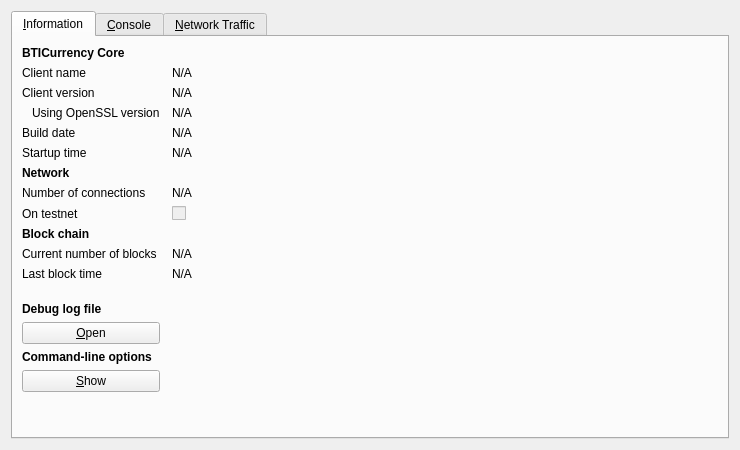
<?xml version="1.0" encoding="UTF-8"?>
<ui version="4.0">
 <class>RPCConsole</class>
 <widget class="QDialog" name="RPCConsole">
  <property name="geometry">
   <rect>
    <x>0</x>
    <y>0</y>
    <width>740</width>
    <height>450</height>
   </rect>
  </property>
  <property name="windowTitle">
   <string>BTICurrency - Debug window</string>
  </property>
  <layout class="QVBoxLayout" name="verticalLayout_2">
   <item>
    <widget class="QTabWidget" name="tabWidget">
     <property name="currentIndex">
      <number>0</number>
     </property>
     <widget class="QWidget" name="tab_info">
      <attribute name="title">
       <string>&amp;Information</string>
      </attribute>
      <layout class="QGridLayout" name="gridLayout" columnstretch="0,1">
       <property name="horizontalSpacing">
        <number>12</number>
       </property>
       <item row="0" column="0">
        <widget class="QLabel" name="label_9">
         <property name="font">
          <font>
           <weight>75</weight>
           <bold>true</bold>
          </font>
         </property>
         <property name="text">
          <string>BTICurrency Core</string>
         </property>
        </widget>
       </item>
       <item row="1" column="0">
        <widget class="QLabel" name="label_5">
         <property name="text">
          <string>Client name</string>
         </property>
        </widget>
       </item>
       <item row="1" column="1">
        <widget class="QLabel" name="clientName">
         <property name="cursor">
          <cursorShape>IBeamCursor</cursorShape>
         </property>
         <property name="text">
          <string>N/A</string>
         </property>
         <property name="textFormat">
          <enum>Qt::PlainText</enum>
         </property>
         <property name="textInteractionFlags">
          <set>Qt::LinksAccessibleByMouse|Qt::TextSelectableByKeyboard|Qt::TextSelectableByMouse</set>
         </property>
        </widget>
       </item>
       <item row="2" column="0">
        <widget class="QLabel" name="label_6">
         <property name="text">
          <string>Client version</string>
         </property>
        </widget>
       </item>
       <item row="2" column="1">
        <widget class="QLabel" name="clientVersion">
         <property name="cursor">
          <cursorShape>IBeamCursor</cursorShape>
         </property>
         <property name="text">
          <string>N/A</string>
         </property>
         <property name="textFormat">
          <enum>Qt::PlainText</enum>
         </property>
         <property name="textInteractionFlags">
          <set>Qt::LinksAccessibleByMouse|Qt::TextSelectableByKeyboard|Qt::TextSelectableByMouse</set>
         </property>
        </widget>
       </item>
       <item row="3" column="0">
        <widget class="QLabel" name="label_14">
         <property name="text">
          <string>Using OpenSSL version</string>
         </property>
         <property name="indent">
          <number>10</number>
         </property>
        </widget>
       </item>
       <item row="3" column="1">
        <widget class="QLabel" name="openSSLVersion">
         <property name="cursor">
          <cursorShape>IBeamCursor</cursorShape>
         </property>
         <property name="text">
          <string>N/A</string>
         </property>
         <property name="textFormat">
          <enum>Qt::PlainText</enum>
         </property>
         <property name="textInteractionFlags">
          <set>Qt::LinksAccessibleByMouse|Qt::TextSelectableByKeyboard|Qt::TextSelectableByMouse</set>
         </property>
        </widget>
       </item>
       <item row="4" column="0">
        <widget class="QLabel" name="label_12">
         <property name="text">
          <string>Build date</string>
         </property>
        </widget>
       </item>
       <item row="4" column="1">
        <widget class="QLabel" name="buildDate">
         <property name="cursor">
          <cursorShape>IBeamCursor</cursorShape>
         </property>
         <property name="text">
          <string>N/A</string>
         </property>
         <property name="textFormat">
          <enum>Qt::PlainText</enum>
         </property>
         <property name="textInteractionFlags">
          <set>Qt::LinksAccessibleByMouse|Qt::TextSelectableByKeyboard|Qt::TextSelectableByMouse</set>
         </property>
        </widget>
       </item>
       <item row="5" column="0">
        <widget class="QLabel" name="label_13">
         <property name="text">
          <string>Startup time</string>
         </property>
        </widget>
       </item>
       <item row="5" column="1">
        <widget class="QLabel" name="startupTime">
         <property name="cursor">
          <cursorShape>IBeamCursor</cursorShape>
         </property>
         <property name="text">
          <string>N/A</string>
         </property>
         <property name="textFormat">
          <enum>Qt::PlainText</enum>
         </property>
         <property name="textInteractionFlags">
          <set>Qt::LinksAccessibleByMouse|Qt::TextSelectableByKeyboard|Qt::TextSelectableByMouse</set>
         </property>
        </widget>
       </item>
       <item row="6" column="0">
        <widget class="QLabel" name="label_11">
         <property name="font">
          <font>
           <weight>75</weight>
           <bold>true</bold>
          </font>
         </property>
         <property name="text">
          <string>Network</string>
         </property>
        </widget>
       </item>
       <item row="7" column="0">
        <widget class="QLabel" name="label_7">
         <property name="text">
          <string>Number of connections</string>
         </property>
        </widget>
       </item>
       <item row="7" column="1">
        <widget class="QLabel" name="numberOfConnections">
         <property name="cursor">
          <cursorShape>IBeamCursor</cursorShape>
         </property>
         <property name="text">
          <string>N/A</string>
         </property>
         <property name="textFormat">
          <enum>Qt::PlainText</enum>
         </property>
         <property name="textInteractionFlags">
          <set>Qt::LinksAccessibleByMouse|Qt::TextSelectableByKeyboard|Qt::TextSelectableByMouse</set>
         </property>
        </widget>
       </item>
       <item row="8" column="0">
        <widget class="QLabel" name="label_8">
         <property name="text">
          <string>On testnet</string>
         </property>
        </widget>
       </item>
       <item row="8" column="1">
        <widget class="QCheckBox" name="isTestNet">
         <property name="enabled">
          <bool>false</bool>
         </property>
         <property name="text">
          <string/>
         </property>
        </widget>
       </item>
       <item row="9" column="0">
        <widget class="QLabel" name="label_10">
         <property name="font">
          <font>
           <weight>75</weight>
           <bold>true</bold>
          </font>
         </property>
         <property name="text">
          <string>Block chain</string>
         </property>
        </widget>
       </item>
       <item row="10" column="0">
        <widget class="QLabel" name="label_3">
         <property name="text">
          <string>Current number of blocks</string>
         </property>
        </widget>
       </item>
       <item row="10" column="1">
        <widget class="QLabel" name="numberOfBlocks">
         <property name="cursor">
          <cursorShape>IBeamCursor</cursorShape>
         </property>
         <property name="text">
          <string>N/A</string>
         </property>
         <property name="textFormat">
          <enum>Qt::PlainText</enum>
         </property>
         <property name="textInteractionFlags">
          <set>Qt::LinksAccessibleByMouse|Qt::TextSelectableByKeyboard|Qt::TextSelectableByMouse</set>
         </property>
        </widget>
       </item>
       <item row="11" column="0">
        <widget class="QLabel" name="label_2">
         <property name="text">
          <string>Last block time</string>
         </property>
        </widget>
       </item>
       <item row="11" column="1">
        <widget class="QLabel" name="lastBlockTime">
         <property name="cursor">
          <cursorShape>IBeamCursor</cursorShape>
         </property>
         <property name="text">
          <string>N/A</string>
         </property>
         <property name="textFormat">
          <enum>Qt::PlainText</enum>
         </property>
         <property name="textInteractionFlags">
          <set>Qt::LinksAccessibleByMouse|Qt::TextSelectableByKeyboard|Qt::TextSelectableByMouse</set>
         </property>
        </widget>
       </item>
       <item row="12" column="0">
        <spacer name="verticalSpacer_2">
         <property name="orientation">
          <enum>Qt::Vertical</enum>
         </property>
         <property name="sizeHint" stdset="0">
          <size>
           <width>20</width>
           <height>20</height>
          </size>
         </property>
        </spacer>
       </item>
       <item row="13" column="0">
        <widget class="QLabel" name="labelDebugLogfile">
         <property name="font">
          <font>
           <weight>75</weight>
           <bold>true</bold>
          </font>
         </property>
         <property name="text">
          <string>Debug log file</string>
         </property>
        </widget>
       </item>
       <item row="14" column="0">
        <widget class="QPushButton" name="openDebugLogfileButton">
         <property name="toolTip">
          <string>Open the BTICurrency debug log file from the current data directory. This can take a few seconds for large log files.</string>
         </property>
         <property name="text">
          <string>&amp;Open</string>
         </property>
         <property name="autoDefault">
          <bool>false</bool>
         </property>
        </widget>
       </item>
       <item row="15" column="0">
        <widget class="QLabel" name="labelCLOptions">
         <property name="font">
          <font>
           <weight>75</weight>
           <bold>true</bold>
          </font>
         </property>
         <property name="text">
          <string>Command-line options</string>
         </property>
        </widget>
       </item>
       <item row="16" column="0">
        <widget class="QPushButton" name="showCLOptionsButton">
         <property name="toolTip">
          <string>Show the BTICurrency-Qt help message to get a list with possible BTICurrency command-line options.</string>
         </property>
         <property name="text">
          <string>&amp;Show</string>
         </property>
         <property name="autoDefault">
          <bool>false</bool>
         </property>
        </widget>
       </item>
       <item row="17" column="0">
        <spacer name="verticalSpacer">
         <property name="orientation">
          <enum>Qt::Vertical</enum>
         </property>
         <property name="sizeHint" stdset="0">
          <size>
           <width>20</width>
           <height>40</height>
          </size>
         </property>
        </spacer>
       </item>
      </layout>
     </widget>
     <widget class="QWidget" name="tab_console">
      <attribute name="title">
       <string>&amp;Console</string>
      </attribute>
      <layout class="QVBoxLayout" name="verticalLayout_3">
       <property name="spacing">
        <number>3</number>
       </property>
       <item>
        <widget class="QTextEdit" name="messagesWidget">
         <property name="minimumSize">
          <size>
           <width>0</width>
           <height>100</height>
          </size>
         </property>
         <property name="readOnly">
          <bool>true</bool>
         </property>
         <property name="tabKeyNavigation" stdset="0">
          <bool>false</bool>
         </property>
         <property name="columnCount" stdset="0">
          <number>2</number>
         </property>
        </widget>
       </item>
       <item>
        <layout class="QHBoxLayout" name="horizontalLayout">
         <property name="spacing">
          <number>3</number>
         </property>
         <item>
          <widget class="QLabel" name="label">
           <property name="text">
            <string notr="true">&gt;</string>
           </property>
          </widget>
         </item>
         <item>
          <widget class="QLineEdit" name="lineEdit"/>
         </item>
         <item>
          <widget class="QPushButton" name="clearButton">
           <property name="maximumSize">
            <size>
             <width>24</width>
             <height>24</height>
            </size>
           </property>
           <property name="toolTip">
            <string>Clear console</string>
           </property>
           <property name="text">
            <string/>
           </property>
           <property name="icon">
            <iconset resource="../bitcoin.qrc">
             <normaloff>:/icons/remove</normaloff>:/icons/remove</iconset>
           </property>
           <property name="shortcut">
            <string notr="true">Ctrl+L</string>
           </property>
           <property name="autoDefault">
            <bool>false</bool>
           </property>
          </widget>
         </item>
        </layout>
       </item>
      </layout>
     </widget>
     <widget class="QWidget" name="tab">
      <attribute name="title">
       <string>&amp;Network Traffic</string>
      </attribute>
      <layout class="QHBoxLayout" name="horizontalLayout_3">
       <item>
        <layout class="QVBoxLayout" name="verticalLayout_4">
         <item>
          <widget class="TrafficGraphWidget" name="trafficGraph" native="true">
           <property name="sizePolicy">
            <sizepolicy hsizetype="Expanding" vsizetype="Expanding">
             <horstretch>0</horstretch>
             <verstretch>0</verstretch>
            </sizepolicy>
           </property>
          </widget>
         </item>
         <item>
          <layout class="QHBoxLayout" name="horizontalLayout_2">
           <item>
            <widget class="QSlider" name="sldGraphRange">
             <property name="minimum">
              <number>1</number>
             </property>
             <property name="maximum">
              <number>288</number>
             </property>
             <property name="pageStep">
              <number>12</number>
             </property>
             <property name="value">
              <number>6</number>
             </property>
             <property name="orientation">
              <enum>Qt::Horizontal</enum>
             </property>
            </widget>
           </item>
           <item>
            <widget class="QLabel" name="lblGraphRange">
             <property name="minimumSize">
              <size>
               <width>100</width>
               <height>0</height>
              </size>
             </property>
             <property name="alignment">
              <set>Qt::AlignCenter</set>
             </property>
            </widget>
           </item>
           <item>
            <widget class="QPushButton" name="btnClearTrafficGraph">
             <property name="text">
              <string>&amp;Clear</string>
             </property>
            </widget>
           </item>
          </layout>
         </item>
        </layout>
       </item>
       <item>
        <layout class="QVBoxLayout" name="verticalLayout">
         <item>
          <widget class="QGroupBox" name="groupBox">
           <property name="title">
            <string>Totals</string>
           </property>
           <layout class="QVBoxLayout" name="verticalLayout_5">
            <item>
             <layout class="QHBoxLayout" name="horizontalLayout_4">
              <item>
               <widget class="Line" name="line">
                <property name="sizePolicy">
                 <sizepolicy hsizetype="Fixed" vsizetype="Fixed">
                  <horstretch>0</horstretch>
                  <verstretch>0</verstretch>
                 </sizepolicy>
                </property>
                <property name="minimumSize">
                 <size>
                  <width>10</width>
                  <height>0</height>
                 </size>
                </property>
                <property name="palette">
                 <palette>
                  <active>
                   <colorrole role="Light">
                    <brush brushstyle="SolidPattern">
                     <color alpha="255">
                      <red>0</red>
                      <green>255</green>
                      <blue>0</blue>
                     </color>
                    </brush>
                   </colorrole>
                  </active>
                  <inactive>
                   <colorrole role="Light">
                    <brush brushstyle="SolidPattern">
                     <color alpha="255">
                      <red>0</red>
                      <green>255</green>
                      <blue>0</blue>
                     </color>
                    </brush>
                   </colorrole>
                  </inactive>
                  <disabled>
                   <colorrole role="Light">
                    <brush brushstyle="SolidPattern">
                     <color alpha="255">
                      <red>0</red>
                      <green>255</green>
                      <blue>0</blue>
                     </color>
                    </brush>
                   </colorrole>
                  </disabled>
                 </palette>
                </property>
                <property name="orientation">
                 <enum>Qt::Horizontal</enum>
                </property>
               </widget>
              </item>
              <item>
               <widget class="QLabel" name="label_16">
                <property name="text">
                 <string>In:</string>
                </property>
               </widget>
              </item>
              <item>
               <widget class="QLabel" name="lblBytesIn">
                <property name="minimumSize">
                 <size>
                  <width>50</width>
                  <height>0</height>
                 </size>
                </property>
                <property name="alignment">
                 <set>Qt::AlignRight|Qt::AlignTrailing|Qt::AlignVCenter</set>
                </property>
               </widget>
              </item>
             </layout>
            </item>
            <item>
             <layout class="QHBoxLayout" name="horizontalLayout_5">
              <item>
               <widget class="Line" name="line_2">
                <property name="sizePolicy">
                 <sizepolicy hsizetype="Fixed" vsizetype="Fixed">
                  <horstretch>0</horstretch>
                  <verstretch>0</verstretch>
                 </sizepolicy>
                </property>
                <property name="minimumSize">
                 <size>
                  <width>10</width>
                  <height>0</height>
                 </size>
                </property>
                <property name="palette">
                 <palette>
                  <active>
                   <colorrole role="Light">
                    <brush brushstyle="SolidPattern">
                     <color alpha="255">
                      <red>255</red>
                      <green>0</green>
                      <blue>0</blue>
                     </color>
                    </brush>
                   </colorrole>
                  </active>
                  <inactive>
                   <colorrole role="Light">
                    <brush brushstyle="SolidPattern">
                     <color alpha="255">
                      <red>255</red>
                      <green>0</green>
                      <blue>0</blue>
                     </color>
                    </brush>
                   </colorrole>
                  </inactive>
                  <disabled>
                   <colorrole role="Light">
                    <brush brushstyle="SolidPattern">
                     <color alpha="255">
                      <red>255</red>
                      <green>0</green>
                      <blue>0</blue>
                     </color>
                    </brush>
                   </colorrole>
                  </disabled>
                 </palette>
                </property>
                <property name="orientation">
                 <enum>Qt::Horizontal</enum>
                </property>
               </widget>
              </item>
              <item>
               <widget class="QLabel" name="label_17">
                <property name="text">
                 <string>Out:</string>
                </property>
               </widget>
              </item>
              <item>
               <widget class="QLabel" name="lblBytesOut">
                <property name="minimumSize">
                 <size>
                  <width>50</width>
                  <height>0</height>
                 </size>
                </property>
                <property name="alignment">
                 <set>Qt::AlignRight|Qt::AlignTrailing|Qt::AlignVCenter</set>
                </property>
               </widget>
              </item>
             </layout>
            </item>
            <item>
             <spacer name="verticalSpacer_4">
              <property name="orientation">
               <enum>Qt::Vertical</enum>
              </property>
              <property name="sizeHint" stdset="0">
               <size>
                <width>20</width>
                <height>407</height>
               </size>
              </property>
             </spacer>
            </item>
           </layout>
          </widget>
         </item>
        </layout>
       </item>
      </layout>
     </widget>
    </widget>
   </item>
  </layout>
 </widget>
 <customwidgets>
  <customwidget>
   <class>TrafficGraphWidget</class>
   <extends>QWidget</extends>
   <header>trafficgraphwidget.h</header>
   <container>1</container>
   <slots>
    <slot>clear()</slot>
   </slots>
  </customwidget>
 </customwidgets>
 <resources>
  <include location="../bitcoin.qrc"/>
 </resources>
 <connections/>
</ui>
